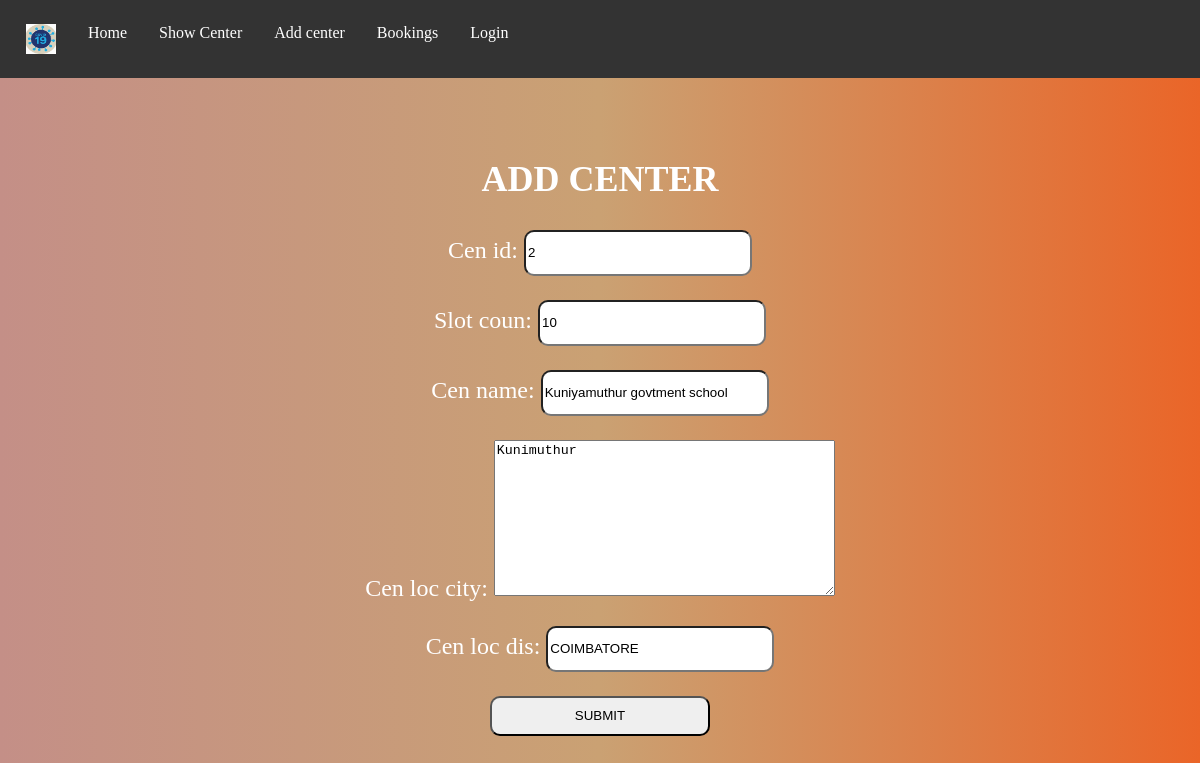
Screenshot of /update-location/11/ with the database file from the repository.
### vacbok/models.py (models this page shows, shortened)
class VacCenter(models.Model):
    cen_id=models.IntegerField()
    slot_coun=models.IntegerField()
    cen_name=models.CharField(max_length=200)
    cen_loc_city=models.TextField(null=True,blank=None)
    cen_loc_dis=models.CharField(max_length=200)
    dat_t=models.DateTimeField(auto_now=True)
    cre_time=models.DateTimeField(auto_now_add=True)

### vacbok/views.py (the view)
# urls.py: path('update-location/<str:pk>/',views.updateloc,name="update-location"),
def updateloc(request,pk):
    center=VacCenter.objects.get(id=pk)
    form=CenterForm(instance=center)
    if request.method=='POST':
        form=CenterForm(request.POST,instance=center)
        if form.is_valid():
            form.save()
            return redirect('centersE')
    context={'form':form}
    return render(request,'vacbok/admin/register_location.html',context)

### vacbok/form.py
class CenterForm(ModelForm):
    class Meta:
        model = VacCenter
        fields='__all__'

### vacbok/templates/vacbok/admin/register_location.html (shortened to what this page needs)
{% extends 'admin_main.html' %}
{% block content %}
<h2>ADD CENTER </h2>
<div>
    <form method="POST" action="">
        {{form.as_p}}
        <input type="submit" value="SUBMIT" />
    </form>
</div>
{% endblock content %}

### templates/admin_main.html (style rules this page uses)
html, body { height: 100%; margin: 0; }
input { width: 20%; height: 40px; border-radius: 10px; }
body { background: linear-gradient(to right, #c48f87,#caa173, #ea6528); }

### rows the page displays
VacCenter: cen_id "2", slot_coun "10", cen_name "Kuniyamuthur govtment school", cen_loc_city "Kunimuthur", cen_loc_dis "COIMBATORE"
